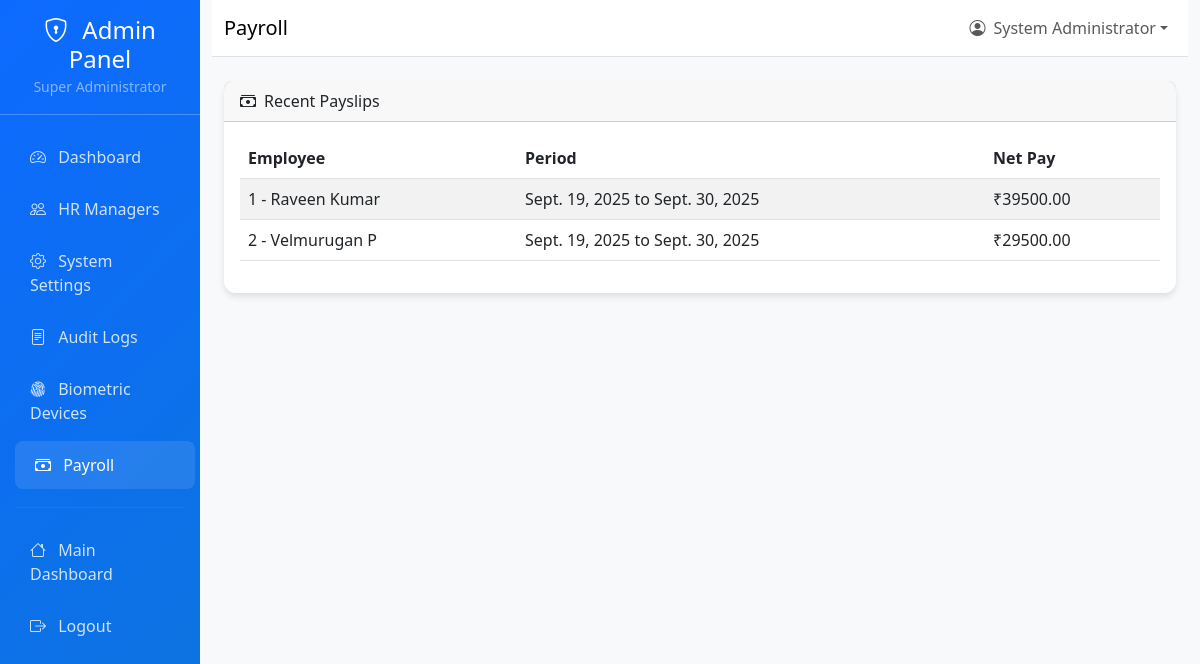
The page /payroll/ (signed in) on the database its author committed.
### accounts/models.py (models this page shows, shortened)
class User(AbstractUser):
    ROLE_CHOICES = [
        ('employee', 'Employee'),
        ('hr_manager', 'HR Manager'),
        ('super_admin', 'Super Administrator'),
    ]
    role = models.CharField(
        max_length=20,
        choices=ROLE_CHOICES,
        default='employee',
        help_text='User role determines access permissions'
    )
    company = models.ForeignKey(
        'core_hr.Company',
        on_delete=models.SET_NULL,
        null=True,
        blank=True,
        related_name='users',
        help_text='Company this user belongs to'
    )
    created_by = models.ForeignKey(
        'self',
        on_delete=models.SET_NULL,
        null=True,
        blank=True,
        related_name='created_users',
        help_text='User who created this account'
    )
    last_password_change = models.DateTimeField(
        default=timezone.now,
        help_text='Last time password was changed'
    )
    is_active = models.BooleanField(
        default=True,
        help_text='Designates whether this user should be treated as active.'
    )
    class Meta:
        db_table = 'auth_user'
        verbose_name = 'User'
        verbose_name_plural = 'Users'

### payroll/models.py (models this page shows, shortened)
class PaySlip(models.Model):
    employee = models.ForeignKey(Employee, on_delete=models.PROTECT)
    pay_period_start = models.DateField()
    pay_period_end = models.DateField()
    gross_pay = models.DecimalField(max_digits=12, decimal_places=2, default=Decimal('0.00'))
    total_deductions = models.DecimalField(max_digits=12, decimal_places=2, default=Decimal('0.00'))
    net_pay = models.DecimalField(max_digits=12, decimal_places=2, default=Decimal('0.00'))
    generated_date = models.DateTimeField(auto_now_add=True)
    pdf_file_path = models.CharField(max_length=255, blank=True, default='')
    class Meta:
        indexes = [models.Index(fields=['employee', 'pay_period_end'])]
        unique_together = [('employee', 'pay_period_start', 'pay_period_end')]
        ordering = ['-pay_period_end']

### core_hr/models.py (models this page shows, shortened)
class Employee(models.Model):
    user = models.OneToOneField(
        settings.AUTH_USER_MODEL,
        on_delete=models.CASCADE,
        related_name='employee'
    )
    company = models.ForeignKey(
        Company,
        on_delete=models.CASCADE,
        related_name='employees'
    )
    employee_id = models.CharField(max_length=20)
    department = models.ForeignKey(
        Department,
        on_delete=models.SET_NULL,
        null=True,
        blank=True,
        related_name='employees'
    )
    job_title = models.CharField(max_length=100)
    phone = models.CharField(max_length=20, blank=True)
    address = models.TextField(blank=True)
    date_of_birth = models.DateField(null=True, blank=True)
    hire_date = models.DateField(default=timezone.now)
    salary = models.DecimalField(max_digits=10, decimal_places=2, null=True, blank=True)
    is_active = models.BooleanField(default=True)
    created_at = models.DateTimeField(auto_now_add=True)
    updated_at = models.DateTimeField(auto_now=True)
    class Meta:
        unique_together = ['company', 'employee_id']
        ordering = ['company', 'employee_id']
    def __str__(self):
        return f"{self.employee_id} - {self.user.get_full_name()}"

### payroll/views.py (the view)
# urls.py: path('', views.dashboard_view, name='dashboard'),
@require_roles('super_admin', 'hr_manager')
@login_required
def dashboard(request):
    slips = PaySlip.objects.order_by('-pay_period_end')[:20]
    template_name = 'payroll/admin_dashboard.html' if request.user.role == 'super_admin' else 'payroll/dashboard.html'
    return render(request, template_name, {'recent_slips': slips})

### core_hr/context_processors.py (called while the page is built, shortened)
def company_context(request):
    company = None
    current_date = None
    try:
        company = Company.objects.first()
    except Exception as e:
        company = None
    try:
        if hasattr(request, 'user') and request.user.is_authenticated:
            current_date = getattr(request.user, 'date_joined', None)
    except Exception:
        current_date = None
    return {
        'company': company,
        'current_date': current_date,
    }

### payroll/templates/payroll/admin_dashboard.html (shortened to what this page needs)
{% extends 'admin_panel/base.html' %}
{% block page_title %}Payroll{% endblock %}
{% block content %}
<div class="card">
  <div class="card-header"><i class="bi bi-cash-stack me-2"></i>Recent Payslips</div>
  <div class="card-body">
    <div class="table-responsive">
      <table class="table table-striped">
        <thead><tr><th>Employee</th><th>Period</th><th>Net Pay</th></tr></thead>
        <tbody>
          {% for s in recent_slips %}
          <tr>
            <td>{{ s.employee }}</td>
            <td>{{ s.pay_period_start }} to {{ s.pay_period_end }}</td>
            <td>₹{{ s.net_pay }}</td>
          </tr>
          {% empty %}
          <tr><td colspan="3" class="text-muted text-center">No payslips yet.</td></tr>
          {% endfor %}
        </tbody>
      </table>
    </div>
  </div>
</div>
{% endblock %}

### templates/admin_panel/base.html (shortened to what this page needs)
<!DOCTYPE html>
<html lang="en">
<head>
    <link href="https://cdn.jsdelivr.net/npm/bootstrap@5.3.0/dist/css/bootstrap.min.css" rel="stylesheet">
    <link href="https://cdn.jsdelivr.net/npm/bootstrap-icons@1.10.0/font/bootstrap-icons.css" rel="stylesheet">
</head>
<body>
    <div class="container-fluid">
        <div class="row">
            <div class="col-md-3 col-lg-2 px-0 sidebar">
                <div class="d-flex flex-column">
                    <div class="p-3 text-center border-bottom border-light border-opacity-25">
                        <h4 class="text-white mb-0">
                            <i class="bi bi-shield-lock me-2"></i>
                            Admin Panel
                        </h4>
                        <small class="text-white-50">Super Administrator</small>
                    </div>
                    <nav class="nav flex-column py-3">
                        <a class="nav-link {% if request.resolver_match.url_name == 'admin_dashboard' %}active{% endif %}"
                           href="{% url 'admin_panel:admin_dashboard' %}">
                            <i class="bi bi-speedometer2 me-2"></i>
                            Dashboard
                        </a>
                        <a class="nav-link {% if 'hr_managers' in request.resolver_match.url_name %}active{% endif %}"
                           href="{% url 'admin_panel:hr_managers' %}">
                            <i class="bi bi-people me-2"></i>
                            HR Managers
                        </a>
                        <a class="nav-link {% if 'settings' in request.resolver_match.url_name %}active{% endif %}"
                           href="{% url 'admin_panel:system_settings' %}">
                            <i class="bi bi-gear me-2"></i>
                            System Settings
                        </a>
                        <a class="nav-link {% if 'audit' in request.resolver_match.url_name %}active{% endif %}"
                           href="{% url 'admin_panel:audit_logs' %}">
                            <i class="bi bi-file-text me-2"></i>
                            Audit Logs
                        </a>
                        <a class="nav-link {% if request.resolver_match.url_name == 'biometric_devices' %}active{% endif %}"
                           href="{% url 'admin_panel:biometric_devices' %}">
                            <i class="bi bi-fingerprint me-2"></i>
                            Biometric Devices
                        </a>
                        <a class="nav-link {% if request.resolver_match.namespace == 'payroll' %}active{% endif %}"
                           href="{% url 'payroll:dashboard' %}">
                            <i class="bi bi-cash-stack me-2"></i>
                            Payroll
                        </a>
                        <hr class="border-light border-opacity-25 mx-3">
                        <a class="nav-link" href="{% url 'accounts:dashboard' %}">
                            <i class="bi bi-house me-2"></i>
                            Main Dashboard
                        </a>
                        <a class="nav-link" href="{% url 'accounts:logout' %}">
                            <i class="bi bi-box-arrow-right me-2"></i>
                            Logout
                        </a>
                    </nav>
                </div>
            </div>
            <div class="col-md-9 col-lg-10 main-content">
                <nav class="navbar navbar-expand-lg navbar-light bg-white border-bottom">
                    <div class="container-fluid">
                        <span class="navbar-brand mb-0 h1">
                            {% block page_title %}Super Admin Panel{% endblock %}
                        </span>
                        <div class="navbar-nav ms-auto">
                            <div class="nav-item dropdown">
                                <a class="nav-link dropdown-toggle d-flex align-items-center" href="#"
                                   id="navbarDropdown" role="button" data-bs-toggle="dropdown">
                                    <i class="bi bi-person-circle me-2"></i>
                                    {{ user.get_full_name|default:user.username }}
                                </a>
                            </div>
                        </div>
                    </div>
                </nav>
                <div class="container-fluid py-4">
                    {% block content %}{% endblock %}
                </div>
            </div>
        </div>
    </div>
</body>
</html>

### templates/admin_panel/base.html (style rules this page uses)
:root { --admin-primary: #0d6aff; --admin-secondary: #f8f9fa; --admin-accent: #5ba8d2; }
.sidebar { min-height: 100vh; background: linear-gradient(135deg, var(--admin-primary), #0c74dc); box-shadow: 2px 0 10px rgba(0,0,0,0.1); }
.sidebar .nav-link { color: rgba(255,255,255,0.8); padding: 12px 20px; margin: 2px 10px; border-radius: 8px; transition: all 0.3s ease; }
.sidebar .nav-link:hover, .sidebar .nav-link.active { color: white; background: rgba(255,255,255,0.1); transform: translateX(5px); }
.main-content { background: var(--admin-secondary); min-height: 100vh; }
.card { border: none; border-radius: 12px; box-shadow: 0 4px 6px rgba(0,0,0,0.1); }

### rows shown on the page
PaySlip: employee "1 - Raveen Kumar", pay_period_start "Sept. 19, 2025", pay_period_end "Sept. 30, 2025", net_pay "39500.00"
PaySlip: employee "2 - Velmurugan P", pay_period_start "Sept. 19, 2025", pay_period_end "Sept. 30, 2025", net_pay "29500.00"

### other values the page prints
{{ user.get_full_name|default:user.username }} "System Administrator"
